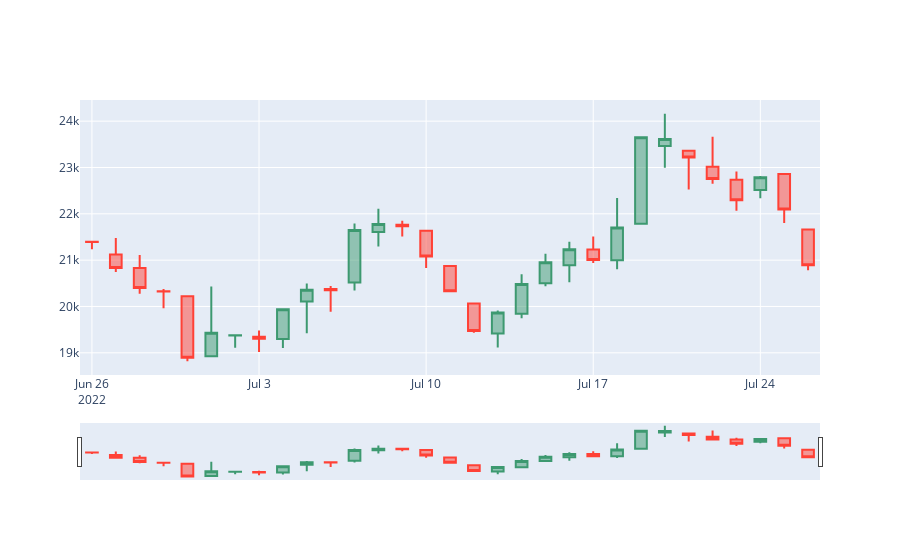

Notebook code cell kept with this figure:
### Code cell
fig = go.Figure(data=[go.Candlestick(x=candlestick_data['date'],
                open=candlestick_data['Price']['first'], 
                high=candlestick_data['Price']['max'],
                low=candlestick_data['Price']['min'], 
                close=candlestick_data['Price']['last'])
                ])

fig.update_layout(xaxis_rangeslider_visible=True)

fig.show()
